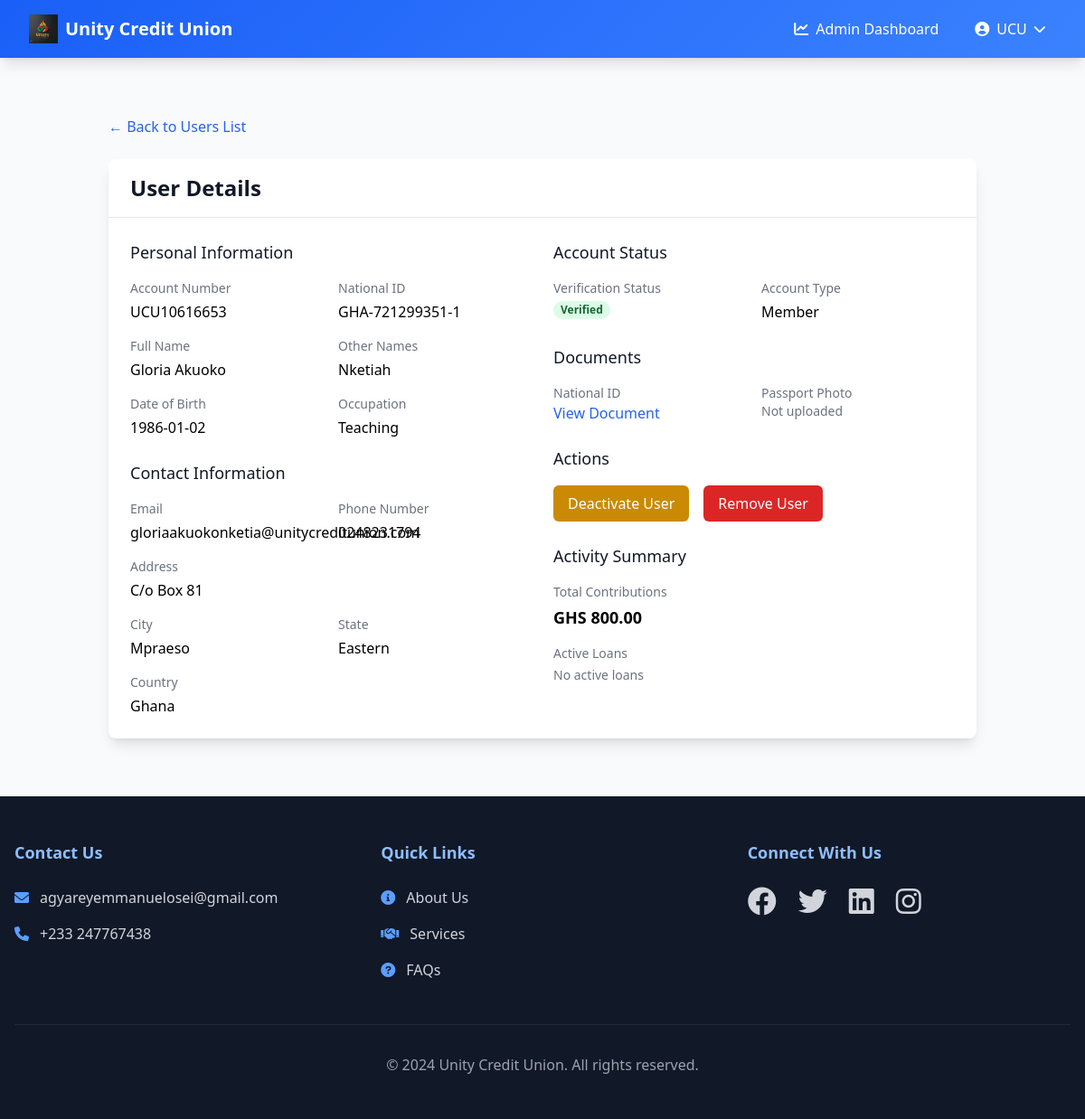
The page /admin/users/7 (signed in) on the database as committed earlier.
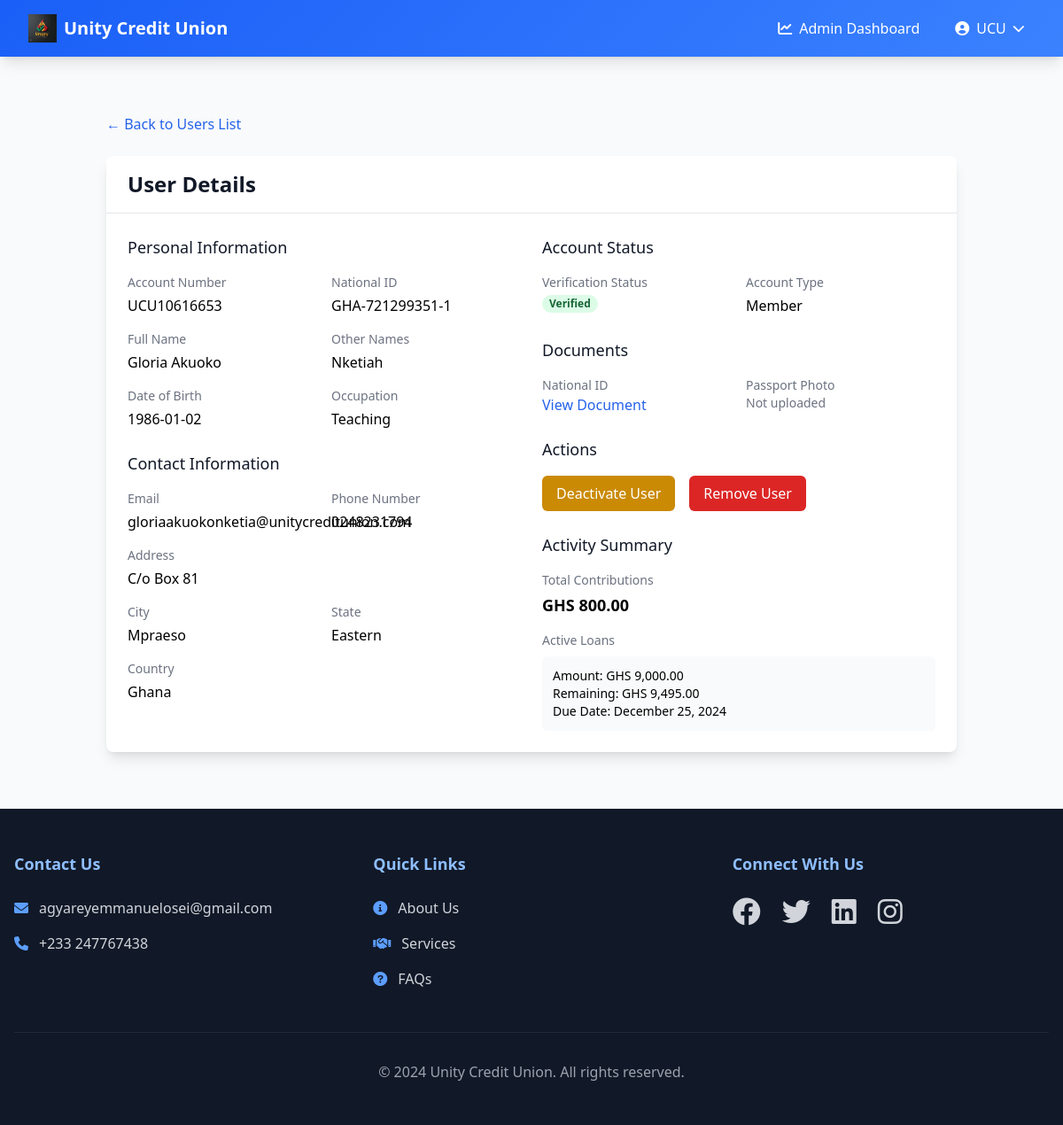
The same page on the database as committed later.
### app.py (models this page shows, shortened)
class Loan(db.Model):
    __tablename__ = 'loan'
    id = db.Column(db.Integer, primary_key=True)
    user_id = db.Column(db.Integer, db.ForeignKey('user.id'), nullable=False)
    amount = db.Column(db.Float, nullable=False)
    interest_rate = db.Column(db.Float, nullable=True)
    total_amount = db.Column(db.Float, nullable=True)
    amount_paid = db.Column(db.Float, default=0.0)
    remaining_amount = db.Column(db.Float, nullable=True)
    purpose = db.Column(db.String(200), nullable=False)
    guarantor_id = db.Column(db.Integer, db.ForeignKey('user.id'), nullable=False)
    term = db.Column(db.Integer, nullable=False)
    income = db.Column(db.Float, nullable=False)
    status = db.Column(db.String(20), default='pending')  # Status can now be: 'pending', 'approved', 'rejected', 'paid'
    application_date = db.Column(db.DateTime, default=datetime.utcnow)
    approval_date = db.Column(db.DateTime, nullable=True)
    repayment_date = db.Column(db.DateTime, nullable=True)
    paid_date = db.Column(db.DateTime, nullable=True)  # New column to track when loan was fully paid
    @staticmethod
    def get_active_loan(user_id):
        return Loan.query.filter(
            Loan.user_id == user_id,
            Loan.status == 'approved',
            Loan.remaining_amount > 0
        ).first()

### app.py (the view)
@app.route('/admin/users/<int:user_id>')
@login_required
@admin_required
def view_user(user_id):
    user = User.query.get_or_404(user_id)
    total_contributions = db.session.query(
        func.sum(Contribution.amount)
    ).filter(Contribution.user_id == user_id).scalar() or 0
    active_loan = Loan.get_active_loan(user_id)
    return render_template('admin_user_detail.html',
                         user=user,
                         total_contributions=total_contributions,
                         active_loan=active_loan)

### app.py (called while the page is built)
@login_manager.user_loader
def load_user(user_id):
    return User.query.get(int(user_id))

def admin_required(f):
    @wraps(f)
    def decorated_function(*args, **kwargs):
        if not current_user.is_authenticated:
            flash('You need to be logged in to access this page.', 'error')
            return redirect(url_for('login'))
        if not current_user.is_admin:
            flash('You do not have permission to perform this action.', 'error')
            return redirect(url_for('dashboard'))
        return f(*args, **kwargs)
    return decorated_function

@app.template_filter('formatdate')
def format_date(value):
    if isinstance(value, datetime):
        return value.strftime('%B %d, %Y')
    return value

@app.template_filter('format_currency')
def format_currency(value):
    return f"GHS {value:,.2f}"

### templates/admin_user_detail.html (shortened to what the changed rows need)
{% extends "base.html" %} {% block content %}
<div class="container mx-auto px-4 py-8">
  <div class="bg-white shadow-lg rounded-lg overflow-hidden">
    <div class="px-6 py-4 border-b border-gray-200">
      <h2 class="text-2xl font-bold text-gray-900">User Details</h2>
    </div>
    <div class="p-6">
      <div class="grid grid-cols-1 md:grid-cols-2 gap-6">
        <div class="space-y-6">
          <div>
            <div class="space-y-4">
              <div>
                <p class="text-sm font-medium text-gray-500">Active Loans</p>
                {% if active_loan %}
                <div class="mt-2 p-3 bg-gray-50 rounded-md">
                  <p class="text-sm">
                    Amount: {{ active_loan.amount|format_currency }}
                  </p>
                  <p class="text-sm">
                    Remaining: {{ active_loan.remaining_amount|format_currency
                    }}
                  </p>
                  <p class="text-sm">
                    Due Date: {{ active_loan.repayment_date|formatdate }}
                  </p>
                </div>
                {% else %}
                <p class="mt-1 text-sm text-gray-500">No active loans</p>
                {% endif %}
              </div>
            </div>
          </div>
        </div>
      </div>
    </div>
  </div>
</div>
{% endblock %}

Rows that differ between the two databases and show on the page:
added Loan: amount "GHS 9,000.00", remaining_amount "GHS 9,495.00", repayment_date "December 25, 2024"
Other text that changed with them:
text no longer shown: "No active loans"
text now shown: "Amount: Remaining: Due Date:"
